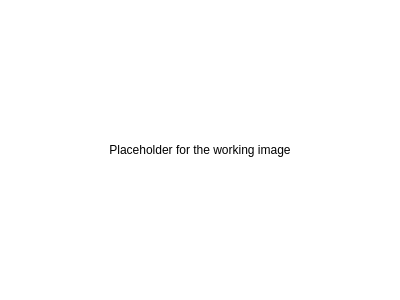
<?xml version="1.0" encoding="UTF-8"?>
<ui version="4.0">
 <class>view_histogram</class>
 <widget class="QWidget" name="view_histogram">
  <property name="geometry">
   <rect>
    <x>0</x>
    <y>0</y>
    <width>400</width>
    <height>300</height>
   </rect>
  </property>
  <property name="windowTitle">
   <string>Photochopp - Working image histogram</string>
  </property>
  <property name="windowIcon">
   <iconset theme="insert-image">
    <normaloff>.</normaloff>.</iconset>
  </property>
  <property name="styleSheet">
   <string notr="true">background-color: rgb(255, 255, 255);</string>
  </property>
  <layout class="QVBoxLayout" name="verticalLayout">
   <item>
    <widget class="QLabel" name="image">
     <property name="text">
      <string>Placeholder for the working image</string>
     </property>
     <property name="alignment">
      <set>Qt::AlignCenter</set>
     </property>
    </widget>
   </item>
  </layout>
 </widget>
 <resources/>
 <connections/>
</ui>
